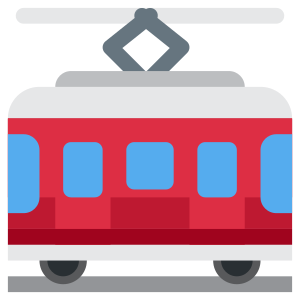
#> input picture images/redcar.png, 300 x 300 px; its folder holds 6 pictures in this run
$ python drawframe.py
#> lines starting #> are read from the running program, lines starting #| are printed output that depends on the picture
#!/usr/bin/env python3
# For now, render a single frame of a @choochoobot drawing onto a canvas.
# More to come.

import random
import os

from PIL import Image

SCREEN_WIDTH = 1920
SCREEN_HEIGHT = 576
SCREEN_SIZE = (SCREEN_WIDTH, SCREEN_HEIGHT)
NUMROWS = 6
BLOCK_SIDE = SCREEN_HEIGHT // NUMROWS
BLOCK_SIZE = (BLOCK_SIDE, BLOCK_SIDE)
ROW_YS = range(0, SCREEN_HEIGHT, BLOCK_SIDE)
FRAME_COUNT = 1080
OUTPUT_DIR = 'slides'
IMAGE_DIR = 'images'
BGCOLOR = (255, 255, 255)
TRAIN_LENGTH = 7


def load_block_image(name):
#> called with name = 'redcar.png'
    return Image.open(os.path.join(IMAGE_DIR, name)).resize(BLOCK_SIZE)
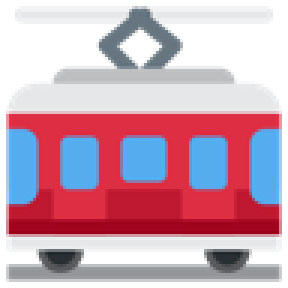
#> returned value: PIL image 96x96 RGBA (shown 3 times larger); mean R, G, B, A 134.2, 99.1, 114.8, 181.6; transparent parts drawn white


def load_all_block_images(names):
    return [load_block_image(name) for name in names]
#> call 2 of load_block_image, with name = 'greencar.png'
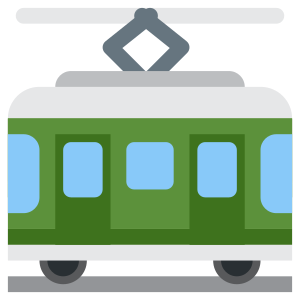
#> input picture images/greencar.png, 300 x 300 px
#> in load_block_image (call 2), `return Image.open(os.path.join(IMAGE_DIR, name)).resize(BLOCK_SIZE)`:
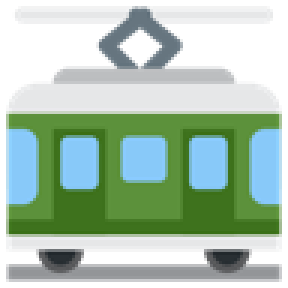
#> returned value: PIL image 96x96 RGBA (shown 3 times larger); mean R, G, B, A 106, 129.8, 113, 181.6; transparent parts drawn white
#> call 3 of load_block_image, with name = 'cactus.png'
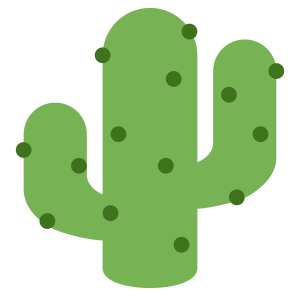
#> input picture images/cactus.png, 300 x 300 px
#> in load_block_image (call 3), `return Image.open(os.path.join(IMAGE_DIR, name)).resize(BLOCK_SIZE)`:
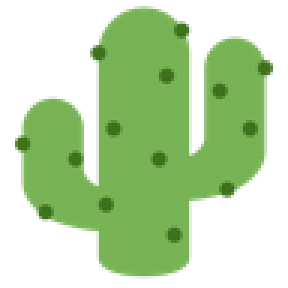
#> returned value: PIL image 96x96 RGBA (shown 3 times larger); mean R, G, B, A 60.1, 90.7, 42.4, 124.7; transparent parts drawn white


class Drawable:
    def __init__(self, x, y):
        self.x = x
        self.y = y


class Sprite(Drawable):
    # [6 lines left out: function __init__, not called in this run]

    def draw(self, canvas):
        canvas.paste(self.image, (self.x, self.y), self.image)


class Engine(Sprite):
    def __init__(self, x, y):
        super(Engine, self).__init__(x, y, "choochoo.png")


class Car(Sprite):
    cars = load_all_block_images(["redcar.png", "greencar.png"])

    def __init__(self, x, y):
        super(Car, self).__init__(x, y, random.choice(self.cars))


class Sun(Sprite):
    def __init__(self, x, y):
        super(Sun, self).__init__(x, y, "sun.png")


class Moon(Sprite):
    def __init__(self, x, y):
        super(Moon, self).__init__(x, y, "moon.png")


class Sky(Sprite):
    '''This is a long strip that has one sun and moon, advancing slowly.'''
    # [5 lines left out: function __init__, not called in this run]

    def move_right(self):
        self.x += BLOCK_SIDE


#> (the run stopped early here; a loop or call above may not have finished)
